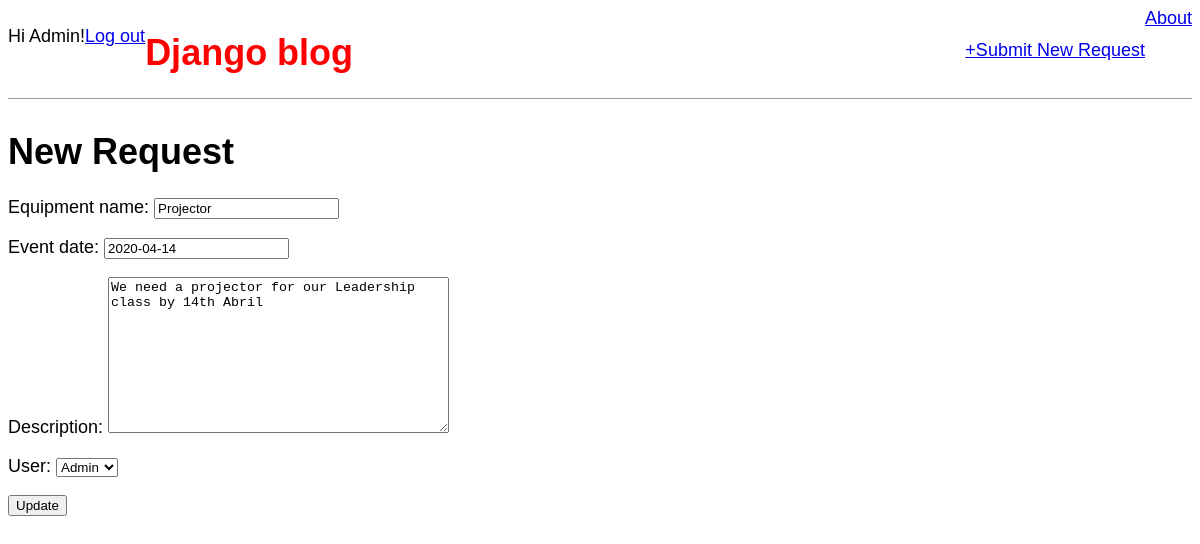
/index/request/1/edit/ (signed in), run on the app's committed database.
### tickets/models.py (models this page shows, shortened)
class Request(models.Model):
    equipment_name=models.CharField(max_length=60)
    event_date=models.DateField()
    description=models.TextField()
    user=models.ForeignKey(get_user_model(), on_delete=models.CASCADE)

### tickets/views.py (the view)
# urls.py: path('request/<int:pk>/edit/', RequestUpdateView.as_view(), name='edit_request'),
class RequestUpdateView(UpdateView):
    model = Request
    template_name = 'edit_request.html'
    fields = '__all__'

### templates/edit_request.html
{% extends 'base.html' %}
{% block content %}
<h1>New Request</h1>
<form action="" method="post">{% csrf_token %}
    {{ form.as_p }}
    <input type="submit" value="Update" />
</form>
{% endblock content %}

### templates/base.html (shortened to what this page needs)
{% load static %}
<html>
<head>
    <link href="{% static 'css/base.css' %}" rel="stylesheet">
</head>
<body>
    <header>
        {% if user.is_authenticated %}
        <p>Hi {{ user.username }}!</p>
        <p><a href="{% url 'logout' %}">Log out</a></p>
        {% else %}
        <p>You are not logged in.</p>
        <a href="{% url 'login' %}">Log In</a>
        {% endif %}
        <div class="nav-left">
            <h1><a href="{% url 'index' %}">Django blog</a></h1>
        </div>
        <div class="nav-right">
            <a href="{% url 'new_request' %}">+Submit New Request</a>
        </div>
        <div>
            <a href="{% url 'about' %}">About</a>
        </div>
    </header>
    {% block content %}
    {% endblock content %}
</body>
</html>

### static/css/base.css (style rules this page uses)
body { font-family: 'Source Sans Pro', sans-serif; font-size:18px; }
header { border-bottom: 1px solid #999; margin-bottom: 2rem; display: flex; }
header h1 a { color: red; text-decoration: none; }
.nav-left { margin-right: auto; }
.nav-right { display: flex; padding-top:2rem; }

### data on the page
Request: equipment_name "Projector", event_date "2020-04-14", description "We need a projector for our Leadership class by 14th Abril", user "Admin"

### other printed values
{{ user.username }} "Admin"
